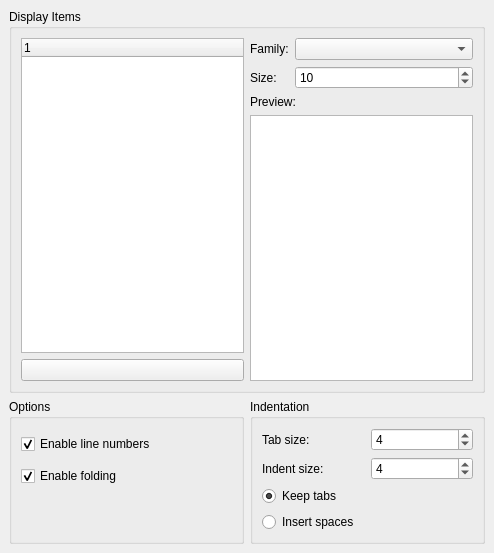
<ui version="4.0" >
 <author></author>
 <comment></comment>
 <exportmacro></exportmacro>
 <class>Gui::Dialog::DlgEditorSettings</class>
 <widget class="QWidget" name="Gui::Dialog::DlgEditorSettings" >
  <property name="geometry" >
   <rect>
    <x>0</x>
    <y>0</y>
    <width>494</width>
    <height>553</height>
   </rect>
  </property>
  <property name="windowTitle" >
   <string>Editor</string>
  </property>
  <layout class="QGridLayout" >
   <property name="margin" >
    <number>9</number>
   </property>
   <property name="spacing" >
    <number>6</number>
   </property>
   <item row="1" column="0" >
    <widget class="QGroupBox" name="GroupBox2" >
     <property name="title" >
      <string>Options</string>
     </property>
     <layout class="QVBoxLayout" >
      <property name="margin" >
       <number>9</number>
      </property>
      <property name="spacing" >
       <number>6</number>
      </property>
      <item>
       <widget class="Gui::PrefCheckBox" name="EnableLineNumber" >
        <property name="focusPolicy" >
         <enum>Qt::TabFocus</enum>
        </property>
        <property name="text" >
         <string>Enable line numbers</string>
        </property>
        <property name="checked" >
         <bool>true</bool>
        </property>
        <property name="prefEntry" stdset="0" >
         <cstring>EnableLineNumber</cstring>
        </property>
        <property name="prefPath" stdset="0" >
         <cstring>Editor</cstring>
        </property>
       </widget>
      </item>
      <item>
       <widget class="Gui::PrefCheckBox" name="EnableFolding" >
        <property name="text" >
         <string>Enable folding</string>
        </property>
        <property name="checked" >
         <bool>true</bool>
        </property>
        <property name="prefEntry" stdset="0" >
         <cstring>EnableFolding</cstring>
        </property>
        <property name="prefPath" stdset="0" >
         <cstring>Editor</cstring>
        </property>
       </widget>
      </item>
      <item>
       <spacer>
        <property name="orientation" >
         <enum>Qt::Vertical</enum>
        </property>
        <property name="sizeType" >
         <enum>QSizePolicy::Ignored</enum>
        </property>
        <property name="sizeHint" >
         <size>
          <width>20</width>
          <height>40</height>
         </size>
        </property>
       </spacer>
      </item>
     </layout>
    </widget>
   </item>
   <item row="1" column="1" >
    <widget class="QGroupBox" name="groupBoxIndent" >
     <property name="title" >
      <string>Indentation</string>
     </property>
     <layout class="QGridLayout" >
      <property name="margin" >
       <number>9</number>
      </property>
      <property name="spacing" >
       <number>6</number>
      </property>
      <item row="3" column="0" colspan="2" >
       <widget class="Gui::PrefRadioButton" name="radioSpaces" >
        <property name="text" >
         <string>Insert spaces</string>
        </property>
        <property name="prefEntry" stdset="0" >
         <cstring>Spaces</cstring>
        </property>
        <property name="prefPath" stdset="0" >
         <cstring>Editor</cstring>
        </property>
       </widget>
      </item>
      <item row="0" column="0" >
       <widget class="QLabel" name="textLabel1" >
        <property name="text" >
         <string>Tab size:</string>
        </property>
       </widget>
      </item>
      <item row="0" column="1" >
       <widget class="Gui::PrefSpinBox" name="tabSize" >
        <property name="value" >
         <number>4</number>
        </property>
        <property name="prefEntry" stdset="0" >
         <cstring>TabSize</cstring>
        </property>
        <property name="prefPath" stdset="0" >
         <cstring>Editor</cstring>
        </property>
       </widget>
      </item>
      <item row="1" column="0" >
       <widget class="QLabel" name="textLabel2" >
        <property name="text" >
         <string>Indent size:</string>
        </property>
       </widget>
      </item>
      <item row="1" column="1" >
       <widget class="Gui::PrefSpinBox" name="indentSize" >
        <property name="value" >
         <number>4</number>
        </property>
        <property name="prefEntry" stdset="0" >
         <cstring>IndentSize</cstring>
        </property>
        <property name="prefPath" stdset="0" >
         <cstring>Editor</cstring>
        </property>
       </widget>
      </item>
      <item row="2" column="0" colspan="2" >
       <widget class="Gui::PrefRadioButton" name="radioTabs" >
        <property name="text" >
         <string>Keep tabs</string>
        </property>
        <property name="checked" >
         <bool>true</bool>
        </property>
        <property name="prefEntry" stdset="0" >
         <cstring>Tabs</cstring>
        </property>
        <property name="prefPath" stdset="0" >
         <cstring>Editor</cstring>
        </property>
       </widget>
      </item>
     </layout>
    </widget>
   </item>
   <item row="0" column="0" colspan="2" >
    <widget class="QGroupBox" name="GroupBox5" >
     <property name="sizePolicy" >
      <sizepolicy>
       <hsizetype>5</hsizetype>
       <vsizetype>7</vsizetype>
       <horstretch>0</horstretch>
       <verstretch>0</verstretch>
      </sizepolicy>
     </property>
     <property name="title" >
      <string>Display Items</string>
     </property>
     <layout class="QGridLayout" >
      <property name="margin" >
       <number>9</number>
      </property>
      <property name="spacing" >
       <number>6</number>
      </property>
      <item row="1" column="2" >
       <widget class="Gui::PrefSpinBox" name="fontSize" >
        <property name="sizePolicy" >
         <sizepolicy>
          <hsizetype>7</hsizetype>
          <vsizetype>0</vsizetype>
          <horstretch>0</horstretch>
          <verstretch>0</verstretch>
         </sizepolicy>
        </property>
        <property name="minimum" >
         <number>1</number>
        </property>
        <property name="value" >
         <number>10</number>
        </property>
        <property name="prefEntry" stdset="0" >
         <cstring>FontSize</cstring>
        </property>
        <property name="prefPath" stdset="0" >
         <cstring>Editor</cstring>
        </property>
       </widget>
      </item>
      <item rowspan="4" row="0" column="0" >
       <widget class="QTreeWidget" name="displayItems" >
        <property name="rootIsDecorated" >
         <bool>false</bool>
        </property>
       </widget>
      </item>
      <item row="4" column="0" >
       <widget class="Gui::ColorButton" name="colorButton" >
        <property name="minimumSize" >
         <size>
          <width>140</width>
          <height>0</height>
         </size>
        </property>
        <property name="focusPolicy" >
         <enum>Qt::TabFocus</enum>
        </property>
        <property name="text" >
         <string/>
        </property>
       </widget>
      </item>
      <item row="0" column="1" >
       <widget class="QLabel" name="TextLabel3" >
        <property name="text" >
         <string>Family:</string>
        </property>
       </widget>
      </item>
      <item row="1" column="1" >
       <widget class="QLabel" name="TextLabel4" >
        <property name="text" >
         <string>Size:</string>
        </property>
       </widget>
      </item>
      <item row="0" column="2" >
       <widget class="QComboBox" name="fontFamily" >
        <property name="sizePolicy" >
         <sizepolicy>
          <hsizetype>7</hsizetype>
          <vsizetype>0</vsizetype>
          <horstretch>0</horstretch>
          <verstretch>0</verstretch>
         </sizepolicy>
        </property>
       </widget>
      </item>
      <item row="2" column="1" colspan="2" >
       <widget class="QLabel" name="label" >
        <property name="sizePolicy" >
         <sizepolicy>
          <hsizetype>5</hsizetype>
          <vsizetype>0</vsizetype>
          <horstretch>0</horstretch>
          <verstretch>0</verstretch>
         </sizepolicy>
        </property>
        <property name="text" >
         <string>Preview:</string>
        </property>
       </widget>
      </item>
      <item rowspan="2" row="3" column="1" colspan="2" >
       <widget class="QTextEdit" name="textEdit1" >
        <property name="tabStopWidth" >
         <number>40</number>
        </property>
       </widget>
      </item>
     </layout>
    </widget>
   </item>
  </layout>
 </widget>
 <layoutdefault spacing="6" margin="11" />
 <customwidgets>
  <customwidget>
   <class>Gui::ColorButton</class>
   <extends>QPushButton</extends>
   <header>Gui/Widgets.h</header>
   <container>0</container>
   <pixmap></pixmap>
  </customwidget>
  <customwidget>
   <class>Gui::PrefCheckBox</class>
   <extends>QCheckBox</extends>
   <header>Gui/PrefWidgets.h</header>
   <container>0</container>
   <pixmap></pixmap>
  </customwidget>
  <customwidget>
   <class>Gui::PrefSpinBox</class>
   <extends>QSpinBox</extends>
   <header>Gui/PrefWidgets.h</header>
   <container>0</container>
   <pixmap></pixmap>
  </customwidget>
  <customwidget>
   <class>Gui::PrefRadioButton</class>
   <extends>QRadioButton</extends>
   <header>Gui/PrefWidgets.h</header>
   <container>0</container>
   <pixmap></pixmap>
  </customwidget>
 </customwidgets>
 <tabstops>
  <tabstop>fontFamily</tabstop>
  <tabstop>EnableLineNumber</tabstop>
  <tabstop>EnableFolding</tabstop>
  <tabstop>tabSize</tabstop>
  <tabstop>indentSize</tabstop>
  <tabstop>colorButton</tabstop>
 </tabstops>
 <resources/>
 <connections/>
</ui>
